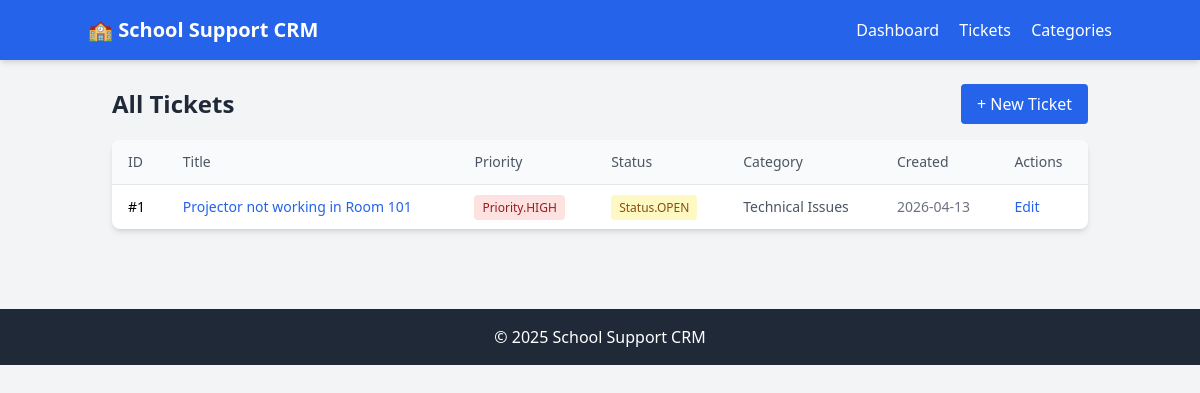
The app's page /tickets, older data.
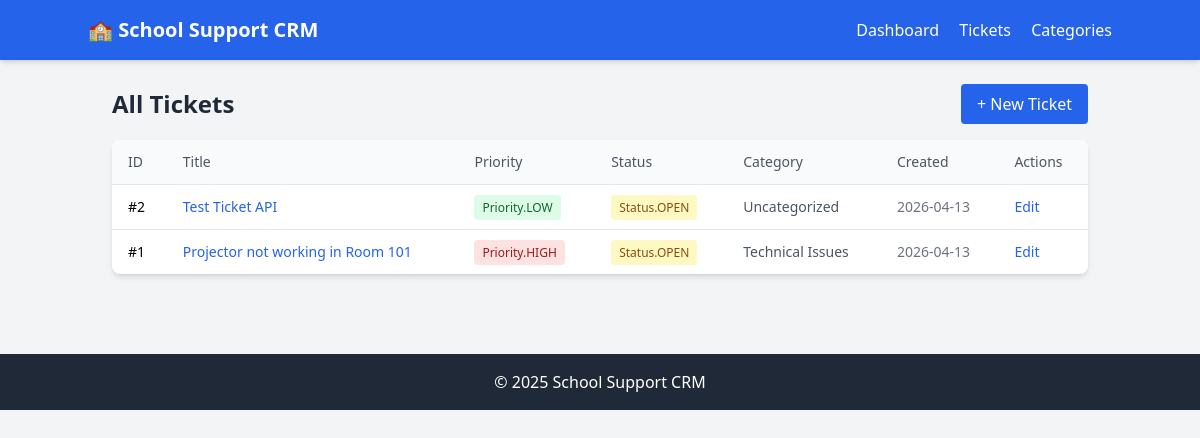
The same page, newer data.
### app/models/db.py (models this page shows)
class Ticket(SQLModel, table=True):
    id: Optional[int] = Field(default=None, primary_key=True)
    title: str
    description: str
    priority: Priority = Field(default=Priority.MEDIUM)
    status: Status = Field(default=Status.OPEN)
    author_id: int = Field(foreign_key="user.id")
    category_id: Optional[int] = Field(default=None, foreign_key="category.id")
    created_at: datetime = Field(default_factory=datetime.utcnow)
    updated_at: datetime = Field(default_factory=datetime.utcnow)
    author: User = Relationship(back_populates="tickets")
    category: Optional[Category] = Relationship(back_populates="tickets")
    comments: List["Comment"] = Relationship(back_populates="ticket")

class Category(SQLModel, table=True):
    id: Optional[int] = Field(default=None, primary_key=True)
    name: str
    description: Optional[str] = None
    tickets: List["Ticket"] = Relationship(back_populates="category")

### main.py (the view)
@app.get("/tickets", response_class=HTMLResponse)
async def tickets_page(request: Request, session: Session = Depends(get_session)):
    tickets_list = session.exec(select(Ticket).order_by(Ticket.created_at.desc())).all()
    return templates.TemplateResponse("tickets.html", {
        "request": request,
        "tickets": tickets_list
    })

### app/templates/tickets.html (shortened to what this page needs)
{% extends "base.html" %}
{% block content %}
<div class="mb-6">
    <div class="flex justify-between items-center mb-4">
        <h2 class="text-2xl font-bold text-gray-800">All Tickets</h2>
        <a href="/tickets/new" class="bg-blue-600 text-white px-4 py-2 rounded hover:bg-blue-700">+ New Ticket</a>
    </div>
    <div class="bg-white rounded-lg shadow-md overflow-hidden">
        <table class="min-w-full">
            <thead class="bg-gray-50">
                <tr>
                    <th class="px-4 py-3 text-left text-sm font-medium text-gray-600">ID</th>
                    <th class="px-4 py-3 text-left text-sm font-medium text-gray-600">Title</th>
                    <th class="px-4 py-3 text-left text-sm font-medium text-gray-600">Priority</th>
                    <th class="px-4 py-3 text-left text-sm font-medium text-gray-600">Status</th>
                    <th class="px-4 py-3 text-left text-sm font-medium text-gray-600">Category</th>
                    <th class="px-4 py-3 text-left text-sm font-medium text-gray-600">Created</th>
                    <th class="px-4 py-3 text-left text-sm font-medium text-gray-600">Actions</th>
                </tr>
            </thead>
            <tbody>
                {% for ticket in tickets %}
                <tr class="border-t hover:bg-gray-50">
                    <td class="px-4 py-3 text-sm">#{{ ticket.id }}</td>
                    <td class="px-4 py-3 text-sm font-medium">
                        <a href="/tickets/{{ ticket.id }}" class="text-blue-600 hover:underline">{{ ticket.title }}</a>
                    </td>
                    <td class="px-4 py-3 text-sm">
                        <span class="px-2 py-1 rounded text-xs
                            {% if ticket.priority == 'high' %}bg-red-100 text-red-800
                            {% elif ticket.priority == 'medium' %}bg-yellow-100 text-yellow-800
                            {% else %}bg-green-100 text-green-800{% endif %}">
                            {{ ticket.priority }}
                        </span>
                    </td>
                    <td class="px-4 py-3 text-sm">
                        <span class="px-2 py-1 rounded text-xs
                            {% if ticket.status == 'open' %}bg-yellow-100 text-yellow-800
                            {% elif ticket.status == 'in_progress' %}bg-blue-100 text-blue-800
                            {% elif ticket.status == 'resolved' %}bg-green-100 text-green-800
                            {% else %}bg-gray-100 text-gray-800{% endif %}">
                            {{ ticket.status }}
                        </span>
                    </td>
                    <td class="px-4 py-3 text-sm text-gray-600">
                        {{ ticket.category.name if ticket.category else 'Uncategorized' }}
                    </td>
                    <td class="px-4 py-3 text-sm text-gray-500">
                        {{ ticket.created_at.strftime('%Y-%m-%d') }}
                    </td>
                    <td class="px-4 py-3 text-sm">
                        <a href="/tickets/{{ ticket.id }}/edit" class="text-blue-600 hover:underline mr-2">Edit</a>
                    </td>
                </tr>
                {% endfor %}
            </tbody>
        </table>
    </div>
</div>
{% endblock %}

### app/templates/base.html (shortened to what this page needs)
<!DOCTYPE html>
<html lang="en">
<head>
    <script src="https://cdn.tailwindcss.com"></script>
</head>
<body class="bg-gray-100 min-h-screen">
    <nav class="bg-blue-600 text-white p-4 shadow-md">
        <div class="container mx-auto flex justify-between items-center">
            <h1 class="text-xl font-bold">🏫 School Support CRM</h1>
            <div class="space-x-4">
                <a href="/" class="hover:underline">Dashboard</a>
                <a href="/tickets" class="hover:underline">Tickets</a>
                <a href="/categories" class="hover:underline">Categories</a>
            </div>
        </div>
    </nav>
    <main class="container mx-auto p-6">
        {% block content %}{% endblock %}
    </main>
    <footer class="bg-gray-800 text-white text-center p-4 mt-8">
        <p>&copy; 2025 School Support CRM</p>
    </footer>
</body>
</html>

Row changes from the older to the newer data that the page shows:
added Ticket: id "2", title "Test Ticket API", priority "Priority.LOW", status "Status.OPEN", category "Uncategorized", created_at "2026-04-13"
